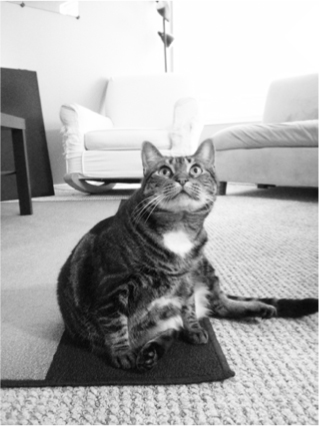
#> input picture 19images/zophie.png, 319 x 426 px, found by its file name
$ jupyter execute --allow-errors 19_Manipulating_Images.ipynb   (shell and % lines are left out)   (older library calls are emulated)
#> lines starting #> are read from the running program, lines starting #| are printed output that depends on the picture; after the words box and inside, x2 and y2 are one past the last pixel; in counts of white or black regions, pixels touching at a corner belong together
# PIL

[cell 1]
import PIL
from PIL import ImageColor

[cell 2]
ImageColor.getcolor('red', 'RGBA')

[cell 3]
ImageColor.getcolor('pink', 'RGBA')

[cell 4]
cat = PIL.Image.open('materials/zophie.png')
#> cat is the input picture: PIL image 319x426 RGB; min 5, max 255, mean 171.3

[cell 5]
cat.size
#> Out = (319, 426)

[cell 6]
cat.filename

[cell 7]
cat.format
#> Out = 'PNG'

[cell 8]
cat.format_description
#> Out = 'Portable network graphics'

[cell 9]
cat.save('zophie.png')

## New Image

[cell 10]
im = PIL.Image.new('RGBA', (400,200), 'purple')
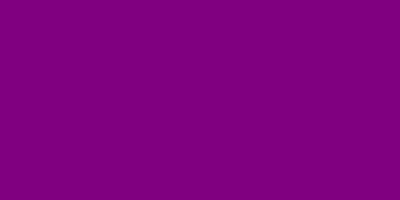
#> im: PIL image 400x200 RGBA; mean R, G, B, A 128, 0, 128, 255

[cell 11]
im.save('purple.png')

# Crop Image

[cell 12]
cat.size
#> Out = (319, 426)

[cell 13]
cat.crop((300, 350, 500, 550))

[cell 14]
cat.crop((300, 350, 500, 550)).save('cropped_cat.png')

# Copy/pasting

[cell 15]
mosaic = PIL.Image.new('RGBA', (400, 400))
#> mosaic: PIL image 400x400 RGBA; every value is 0

[cell 16]
cropped_cat = cat.crop((300, 350, 500, 550))

[cell 17]
mosaic.paste(cropped_cat, (0, 0))
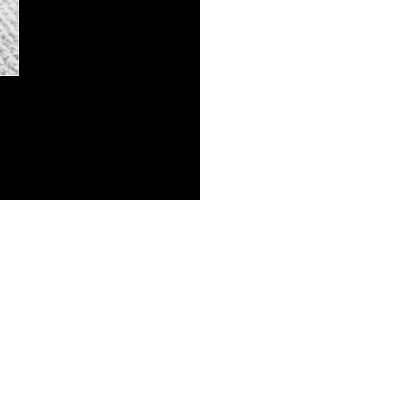
#> mosaic: PIL image 400x400 RGBA; mean R, G, B, A 1.9, 1.9, 1.9, 63.8; transparent parts drawn white
mosaic.paste(cropped_cat, (200, 0))
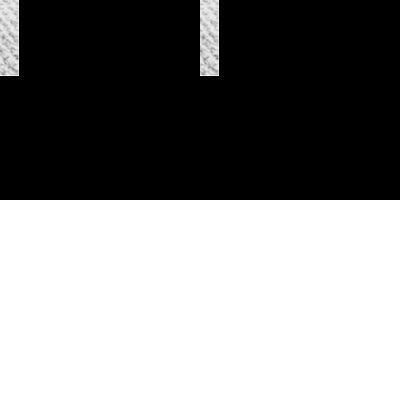
#> mosaic: PIL image 400x400 RGBA; mean R, G, B, A 3.8, 3.8, 3.8, 127.5; transparent parts drawn white
mosaic.paste(cropped_cat, (0, 200))
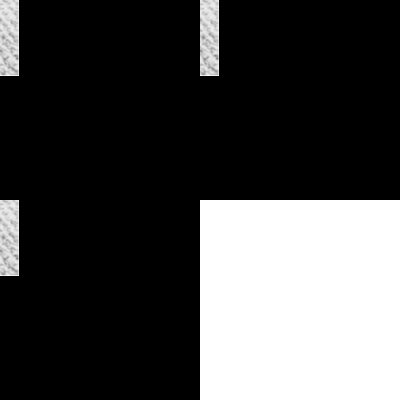
#> mosaic: PIL image 400x400 RGBA; mean R, G, B, A 5.7, 5.7, 5.7, 191.2; transparent parts drawn white
mosaic.paste(cropped_cat, (200, 200))
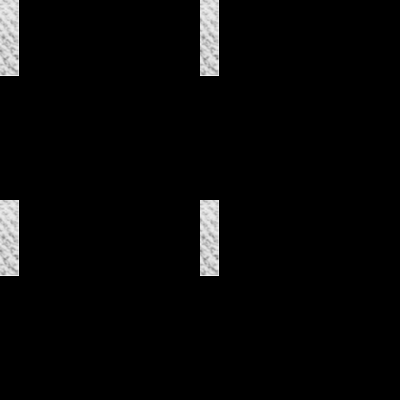
#> mosaic: PIL image 400x400 RGBA; mean R, G, B, A 7.5, 7.5, 7.5, 255

[cell 18]
mosaic

# Resize

[cell 19]
cat.size
#> Out = (319, 426)

[cell 20]
resized_cat = cat.resize(map(lambda x: x // 5, cat.size))

[cell 21]
resized_cat

# Rotate/Flip

[cell 22]
resized_cat.rotate(45)

[cell 23]
resized_cat.rotate(45, expand=True)
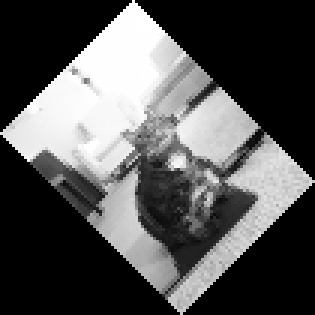
#> Out: PIL image 105x105 RGB (shown 3 times larger); min 0, max 255, mean 83.9

[cell 24]
from PIL import Image

[cell 25]
resized_cat.transpose(Image.FLIP_LEFT_RIGHT)

# Changing Individual Pixels

[cell 26]
cat_box = resized_cat.copy()
#> (the rest of this cell did not finish here and is left out)

# Project: Adding a Logo

# Drawing on images

[cell 27]
from PIL import Image, ImageDraw

[cell 28]
im = Image.new('RGBA', (200, 200), 'white')
#> im: PIL image 200x200 RGBA; every value is 255

[cell 29]
draw = ImageDraw.Draw(im)

[cell 30]
draw.point((100, 100), 'red')

[cell 31]
im

[cell 32]
draw.line([(0, 50), (150, 75)], 'purple', 5)

[cell 33]
im

[cell 34]
draw.rectangle(((3,120, 50, 190)), 'orange', 'blue')

[cell 35]
im

[cell 36]
draw.ellipse((150, 20, 200, 60), 'green', 'pink')

[cell 37]
im
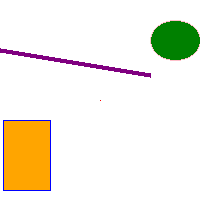
#> Out: PIL image 200x200 RGBA; mean R, G, B, A 241.9, 237.4, 223, 255

[cell 38]
draw.polygon([(25,50), (50, 34), (62, 150), (34, 38), (150, 20)], 'black', 'red')

[cell 39]
im
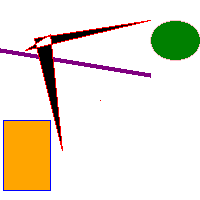
#> Out: PIL image 200x200 RGBA; mean R, G, B, A 235.3, 227.9, 213.3, 255

[cell 40]
im.save('beautiful.png')

# Drawing Text

[cell 41]
im = Image.new('RGBA', (200, 200), 'white')
draw = ImageDraw.Draw(im)

[cell 42]
draw.text((40, 40), 'Hello, World!', 'red')

[cell 43]
im
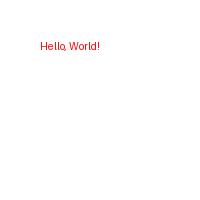
#> Out: PIL image 200x200 RGBA; mean R, G, B, A 255, 254.1, 254.1, 255

# Practice Projects

## Find Photo Folders

# Find Big Folders

# Custom Seating Cards

### Create Flower Graphic

[cell 44]
from PIL import Image, ImageDraw

#> (the rest of this cell did not finish here and is left out)

[cell 45]
resize_ratio = 1920 / 200
#> resize_ratio = 9.6

[cell 46]
new_size = (int(1355 / resize_ratio), int(1920 // resize_ratio))
#> new_size = (141, 200)
new_size
#> Out = (141, 200)

#> (a cell that did not finish here is left out)

### Download Fonts

### Create card template

[cell 48]
card = Image.new('RGB', (362, 290), 'white')
#> card: PIL image 362x290 RGB; every value is 255

#> (a cell that did not finish here is left out)

[cell 50]
card

[cell 51]
draw = ImageDraw.Draw(card)

[cell 52]
draw.rectangle((0, 0, 361, 289), outline='black', width=2)

#> (a cell that did not finish here is left out)

[cell 54]
card.save('seat_template.png')
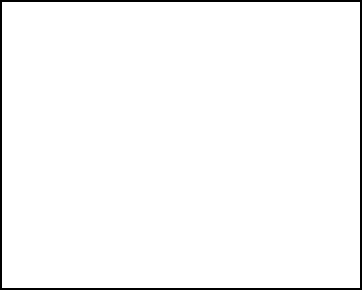
#> saved as seat_template.png: PIL image 362x290 RGB; 97.5% white; 1 black region, box (x1, y1, x2, y2) and area: (0, 0, 362, 290) 2592
